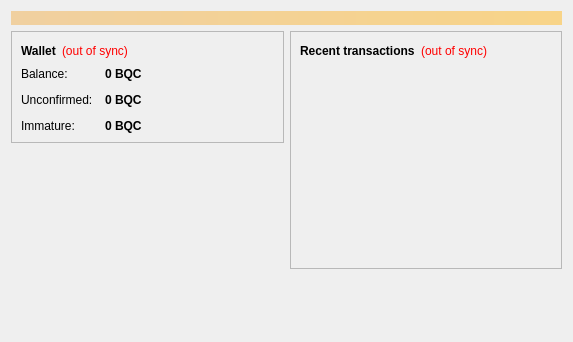
<?xml version="1.0" encoding="UTF-8"?>
<ui version="4.0">
 <class>OverviewPage</class>
 <widget class="QWidget" name="OverviewPage">
  <property name="geometry">
   <rect>
    <x>0</x>
    <y>0</y>
    <width>573</width>
    <height>342</height>
   </rect>
  </property>
  <property name="windowTitle">
   <string>Form</string>
  </property>
  <layout class="QVBoxLayout" name="topLayout">
   <item>
    <widget class="QLabel" name="labelAlerts">
     <property name="visible">
      <bool>false</bool>
     </property>
     <property name="styleSheet">
      <string notr="true">background-color: qlineargradient(x1: 0, y1: 0, x2: 1, y2: 0, stop:0 #F0D0A0, stop:1 #F8D488); color:#000000;</string>
     </property>
     <property name="wordWrap">
      <bool>true</bool>
     </property>
     <property name="margin">
      <number>3</number>
     </property>
    </widget>
   </item>
   <item>
    <layout class="QHBoxLayout" name="horizontalLayout" stretch="1,1">
     <item>
      <layout class="QVBoxLayout" name="verticalLayout_2">
       <item>
        <widget class="QFrame" name="frame">
         <property name="frameShape">
          <enum>QFrame::StyledPanel</enum>
         </property>
         <property name="frameShadow">
          <enum>QFrame::Raised</enum>
         </property>
         <layout class="QVBoxLayout" name="verticalLayout_4">
          <item>
           <layout class="QHBoxLayout" name="horizontalLayout_4">
            <item>
             <widget class="QLabel" name="label_5">
              <property name="font">
               <font>
                <weight>75</weight>
                <bold>true</bold>
               </font>
              </property>
              <property name="text">
               <string>Wallet</string>
              </property>
             </widget>
            </item>
            <item>
             <widget class="QLabel" name="labelWalletStatus">
              <property name="toolTip">
               <string>The displayed information may be out of date. Your wallet automatically synchronizes with the BBQCoin network after a connection is established, but this process has not completed yet.</string>
              </property>
              <property name="styleSheet">
               <string notr="true">QLabel { color: red; }</string>
              </property>
              <property name="text">
               <string notr="true">(out of sync)</string>
              </property>
              <property name="alignment">
               <set>Qt::AlignLeading|Qt::AlignLeft|Qt::AlignVCenter</set>
              </property>
             </widget>
            </item>
            <item>
             <spacer name="horizontalSpacer_2">
              <property name="orientation">
               <enum>Qt::Horizontal</enum>
              </property>
              <property name="sizeHint" stdset="0">
               <size>
                <width>40</width>
                <height>20</height>
               </size>
              </property>
             </spacer>
            </item>
           </layout>
          </item>
          <item>
           <layout class="QFormLayout" name="formLayout_2">
            <property name="fieldGrowthPolicy">
             <enum>QFormLayout::AllNonFixedFieldsGrow</enum>
            </property>
            <property name="horizontalSpacing">
             <number>12</number>
            </property>
            <property name="verticalSpacing">
             <number>12</number>
            </property>
            <item row="0" column="0">
             <widget class="QLabel" name="label">
              <property name="text">
               <string>Balance:</string>
              </property>
             </widget>
            </item>
            <item row="0" column="1">
             <widget class="QLabel" name="labelBalance">
              <property name="font">
               <font>
                <weight>75</weight>
                <bold>true</bold>
               </font>
              </property>
              <property name="cursor">
               <cursorShape>IBeamCursor</cursorShape>
              </property>
              <property name="toolTip">
               <string>Your current balance</string>
              </property>
              <property name="text">
               <string notr="true">0 BQC</string>
              </property>
              <property name="textInteractionFlags">
               <set>Qt::LinksAccessibleByMouse|Qt::TextSelectableByKeyboard|Qt::TextSelectableByMouse</set>
              </property>
             </widget>
            </item>
            <item row="1" column="0">
             <widget class="QLabel" name="label_3">
              <property name="text">
               <string>Unconfirmed:</string>
              </property>
             </widget>
            </item>
            <item row="1" column="1">
             <widget class="QLabel" name="labelUnconfirmed">
              <property name="font">
               <font>
                <weight>75</weight>
                <bold>true</bold>
               </font>
              </property>
              <property name="cursor">
               <cursorShape>IBeamCursor</cursorShape>
              </property>
              <property name="toolTip">
               <string>Total of transactions that have yet to be confirmed, and do not yet count toward the current balance</string>
              </property>
              <property name="text">
               <string notr="true">0 BQC</string>
              </property>
              <property name="textInteractionFlags">
               <set>Qt::LinksAccessibleByMouse|Qt::TextSelectableByKeyboard|Qt::TextSelectableByMouse</set>
              </property>
             </widget>
            </item>
            <item row="2" column="0">
             <widget class="QLabel" name="labelImmatureText">
              <property name="text">
               <string>Immature:</string>
              </property>
             </widget>
            </item>
            <item row="2" column="1">
             <widget class="QLabel" name="labelImmature">
              <property name="font">
               <font>
                <weight>75</weight>
                <bold>true</bold>
               </font>
              </property>
              <property name="toolTip">
               <string>Mined balance that has not yet matured</string>
              </property>
              <property name="text">
               <string notr="true">0 BQC</string>
              </property>
              <property name="textInteractionFlags">
               <set>Qt::LinksAccessibleByMouse|Qt::TextSelectableByKeyboard|Qt::TextSelectableByMouse</set>
              </property>
             </widget>
            </item>
           </layout>
          </item>
         </layout>
        </widget>
       </item>
       <item>
        <spacer name="verticalSpacer">
         <property name="orientation">
          <enum>Qt::Vertical</enum>
         </property>
         <property name="sizeHint" stdset="0">
          <size>
           <width>20</width>
           <height>40</height>
          </size>
         </property>
        </spacer>
       </item>
      </layout>
     </item>
     <item>
      <layout class="QVBoxLayout" name="verticalLayout_3">
       <item>
        <widget class="QFrame" name="frame_2">
         <property name="frameShape">
          <enum>QFrame::StyledPanel</enum>
         </property>
         <property name="frameShadow">
          <enum>QFrame::Raised</enum>
         </property>
         <layout class="QVBoxLayout" name="verticalLayout">
          <item>
           <layout class="QHBoxLayout" name="horizontalLayout_2">
            <item>
             <widget class="QLabel" name="label_4">
              <property name="text">
               <string>&lt;b&gt;Recent transactions&lt;/b&gt;</string>
              </property>
             </widget>
            </item>
            <item>
             <widget class="QLabel" name="labelTransactionsStatus">
              <property name="toolTip">
               <string>The displayed information may be out of date. Your wallet automatically synchronizes with the BBQCoin network after a connection is established, but this process has not completed yet.</string>
              </property>
              <property name="styleSheet">
               <string notr="true">QLabel { color: red; }</string>
              </property>
              <property name="text">
               <string notr="true">(out of sync)</string>
              </property>
              <property name="alignment">
               <set>Qt::AlignRight|Qt::AlignTrailing|Qt::AlignVCenter</set>
              </property>
             </widget>
            </item>
            <item>
             <spacer name="horizontalSpacer">
              <property name="orientation">
               <enum>Qt::Horizontal</enum>
              </property>
              <property name="sizeHint" stdset="0">
               <size>
                <width>40</width>
                <height>20</height>
               </size>
              </property>
             </spacer>
            </item>
           </layout>
          </item>
          <item>
           <widget class="QListView" name="listTransactions">
            <property name="styleSheet">
             <string notr="true">QListView { background: transparent; }</string>
            </property>
            <property name="frameShape">
             <enum>QFrame::NoFrame</enum>
            </property>
            <property name="verticalScrollBarPolicy">
             <enum>Qt::ScrollBarAlwaysOff</enum>
            </property>
            <property name="horizontalScrollBarPolicy">
             <enum>Qt::ScrollBarAlwaysOff</enum>
            </property>
            <property name="selectionMode">
             <enum>QAbstractItemView::NoSelection</enum>
            </property>
           </widget>
          </item>
         </layout>
        </widget>
       </item>
       <item>
        <spacer name="verticalSpacer_2">
         <property name="orientation">
          <enum>Qt::Vertical</enum>
         </property>
         <property name="sizeHint" stdset="0">
          <size>
           <width>20</width>
           <height>40</height>
          </size>
         </property>
        </spacer>
       </item>
      </layout>
     </item>
    </layout>
   </item>
  </layout>
 </widget>
 <resources/>
 <connections/>
</ui>
